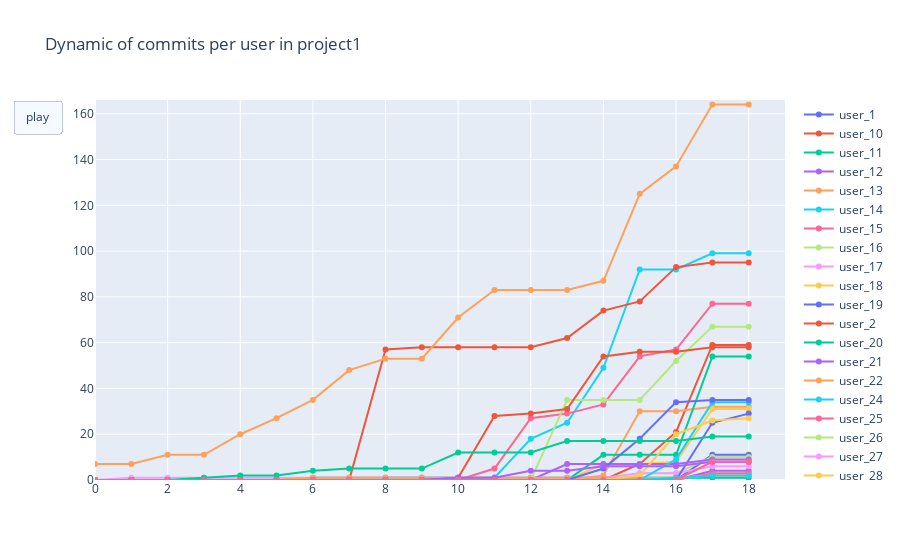

The code cell stored with this chart in its notebook:
### Code cell
figure = go.Figure(data=initial_data, layout=layout, frames=frames)
figure.show()

### Figure 1 — Plotly figure (JSON) as saved in the notebook; plotly's stock layout.template omitted (floating-point values rounded to 4 significant figures)
{"data": [{"mode": "lines+markers", "name": "user_1", "type": "scatter", "x": [0, 1, 2, 3, 4, 5, 6, 7, 8, 9, 10, 11, 12, 13, 14, 15, 16, 17, 18], "y": [0, 0, 0, 0, 0, 0, 0, 0, 0, 0, 0, 0, 0, 0, 0, 0, 0, 11, 11]}, {"mode": "lines+markers", "name": "user_10", "type": "scatter", "x": [0, 1, 2, 3, 4, 5, 6, 7, 8, 9, 10, 11, 12, 13, 14, 15, 16, 17, 18], "y": [0, 0, 0, 0, 0, 0, 0, 0, 0, 0, 0, 0, 0, 0, 0, 7, 21, 59, 59]}, {"mode": "lines+markers", "name": "user_11", "type": "scatter", "x": [0, 1, 2, 3, 4, 5, 6, 7, 8, 9, 10, 11, 12, 13, 14, 15, 16, 17, 18], "y": [0, 0, 0, 0, 0, 0, 1, 1, 1, 1, 1, 1, 1, 1, 1, 1, 1, 1, 1]}, {"mode": "lines+markers", "name": "user_12", "type": "scatter", "x": [0, 1, 2, 3, 4, 5, 6, 7, 8, 9, 10, 11, 12, 13, 14, 15, 16, 17, 18], "y": [0, 0, 0, 0, 0, 0, 0, 0, 0, 0, 0, 0, 0, 0, 0, 0, 0, 4, 4]}, {"mode": "lines+markers", "name": "user_13", "type": "scatter", "x": [0, 1, 2, 3, 4, 5, 6, 7, 8, 9, 10, 11, 12, 13, 14, 15, 16, 17, 18], "y": [0, 0, 0, 0, 0, 0, 0, 0, 0, 0, 0, 0, 0, 0, 2, 30, 30, 32, 32]}, {"mode": "lines+markers", "name": "user_14", "type": "scatter", "x": [0, 1, 2, 3, 4, 5, 6, 7, 8, 9, 10, 11, 12, 13, 14, 15, 16, 17, 18], "y": [0, 0, 0, 0, 0, 0, 0, 0, 1, 1, 1, 1, 18, 25, 49, 92, 92, 99, 99]}, {"mode": "lines+markers", "name": "user_15", "type": "scatter", "x": [0, 1, 2, 3, 4, 5, 6, 7, 8, 9, 10, 11, 12, 13, 14, 15, 16, 17, 18], "y": [0, 0, 0, 0, 0, 0, 0, 0, 0, 0, 0, 0, 0, 0, 0, 0, 0, 3, 3]}, {"mode": "lines+markers", "name": "user_16", "type": "scatter", "x": [0, 1, 2, 3, 4, 5, 6, 7, 8, 9, 10, 11, 12, 13, 14, 15, 16, 17, 18], "y": [0, 0, 0, 0, 0, 0, 0, 0, 0, 0, 0, 0, 0, 0, 0, 3, 3, 10, 10]}, {"mode": "lines+markers", "name": "user_17", "type": "scatter", "x": [0, 1, 2, 3, 4, 5, 6, 7, 8, 9, 10, 11, 12, 13, 14, 15, 16, 17, 18], "y": [0, 1, 1, 1, 1, 1, 1, 1, 1, 1, 1, 1, 1, 1, 1, 3, 3, 6, 6]}, {"mode": "lines+markers", "name": "user_18", "type": "scatter", "x": [0, 1, 2, 3, 4, 5, 6, 7, 8, 9, 10, 11, 12, 13, 14, 15, 16, 17, 18], "y": [0, 0, 0, 0, 0, 0, 0, 0, 0, 0, 0, 0, 0, 0, 7, 7, 8, 31, 31]}, {"mode": "lines+markers", "name": "user_19", "type": "scatter", "x": [0, 1, 2, 3, 4, 5, 6, 7, 8, 9, 10, 11, 12, 13, 14, 15, 16, 17, 18], "y": [0, 0, 0, 0, 0, 0, 0, 0, 0, 0, 0, 0, 0, 0, 0, 0, 0, 25, 29]}, {"mode": "lines+markers", "name": "user_2", "type": "scatter", "x": [0, 1, 2, 3, 4, 5, 6, 7, 8, 9, 10, 11, 12, 13, 14, 15, 16, 17, 18], "y": [0, 0, 0, 0, 0, 0, 0, 0, 57, 58, 58, 58, 58, 62, 74, 78, 93, 95, 95]}, {"mode": "lines+markers", "name": "user_20", "type": "scatter", "x": [0, 1, 2, 3, 4, 5, 6, 7, 8, 9, 10, 11, 12, 13, 14, 15, 16, 17, 18], "y": [0, 0, 0, 0, 0, 0, 0, 0, 0, 0, 0, 0, 0, 0, 11, 11, 11, 54, 54]}, {"mode": "lines+markers", "name": "user_21", "type": "scatter", "x": [0, 1, 2, 3, 4, 5, 6, 7, 8, 9, 10, 11, 12, 13, 14, 15, 16, 17, 18], "y": [0, 0, 0, 0, 0, 0, 0, 0, 0, 0, 0, 0, 0, 7, 7, 7, 7, 9, 9]}, {"mode": "lines+markers", "name": "user_22", "type": "scatter", "x": [0, 1, 2, 3, 4, 5, 6, 7, 8, 9, 10, 11, 12, 13, 14, 15, 16, 17, 18], "y": [0, 0, 0, 0, 0, 0, 1, 1, 1, 1, 1, 1, 1, 1, 1, 1, 1, 2, 2]}, {"mode": "lines+markers", "name": "user_24", "type": "scatter", "x": [0, 1, 2, 3, 4, 5, 6, 7, 8, 9, 10, 11, 12, 13, 14, 15, 16, 17, 18], "y": [0, 0, 0, 0, 0, 0, 0, 0, 0, 0, 0, 0, 0, 0, 0, 0, 9, 34, 34]}, {"mode": "lines+markers", "name": "user_25", "type": "scatter", "x": [0, 1, 2, 3, 4, 5, 6, 7, 8, 9, 10, 11, 12, 13, 14, 15, 16, 17, 18], "y": [0, 0, 0, 0, 0, 0, 0, 0, 0, 0, 0, 5, 27, 29, 33, 54, 57, 77, 77]}, {"mode": "lines+markers", "name": "user_26", "type": "scatter", "x": [0, 1, 2, 3, 4, 5, 6, 7, 8, 9, 10, 11, 12, 13, 14, 15, 16, 17, 18], "y": [0, 0, 0, 0, 0, 0, 0, 0, 0, 0, 0, 0, 0, 35, 35, 35, 52, 67, 67]}, {"mode": "lines+markers", "name": "user_27", "type": "scatter", "x": [0, 1, 2, 3, 4, 5, 6, 7, 8, 9, 10, 11, 12, 13, 14, 15, 16, 17, 18], "y": [0, 0, 0, 0, 0, 0, 0, 0, 0, 0, 0, 0, 0, 0, 0, 0, 0, 8, 8]}, {"mode": "lines+markers", "name": "user_28", "type": "scatter", "x": [0, 1, 2, 3, 4, 5, 6, 7, 8, 9, 10, 11, 12, 13, 14, 15, 16, 17, 18], "y": [0, 0, 0, 0, 0, 0, 0, 0, 0, 0, 0, 0, 0, 0, 0, 2, 20, 26, 27]}, {"mode": "lines+markers", "name": "user_29", "type": "scatter", "x": [0, 1, 2, 3, 4, 5, 6, 7, 8, 9, 10, 11, 12, 13, 14, 15, 16, 17, 18], "y": [0, 0, 0, 0, 0, 0, 0, 0, 0, 0, 0, 0, 0, 0, 5, 18, 34, 35, 35]}, {"mode": "lines+markers", "name": "user_3", "type": "scatter", "x": [0, 1, 2, 3, 4, 5, 6, 7, 8, 9, 10, 11, 12, 13, 14, 15, 16, 17, 18], "y": [0, 0, 0, 0, 0, 0, 0, 0, 0, 0, 1, 28, 29, 31, 54, 56, 56, 58, 58]}, {"mode": "lines+markers", "name": "user_30", "type": "scatter", "x": [0, 1, 2, 3, 4, 5, 6, 7, 8, 9, 10, 11, 12, 13, 14, 15, 16, 17, 18], "y": [0, 0, 0, 1, 2, 2, 4, 5, 5, 5, 12, 12, 12, 17, 17, 17, 17, 19, 19]}, {"mode": "lines+markers", "name": "user_31", "type": "scatter", "x": [0, 1, 2, 3, 4, 5, 6, 7, 8, 9, 10, 11, 12, 13, 14, 15, 16, 17, 18], "y": [0, 0, 0, 0, 0, 0, 0, 0, 0, 0, 1, 1, 4, 4, 6, 6, 6, 8, 8]}, {"mode": "lines+markers", "name": "user_4", "type": "scatter", "x": [0, 1, 2, 3, 4, 5, 6, 7, 8, 9, 10, 11, 12, 13, 14, 15, 16, 17, 18], "y": [7, 7, 11, 11, 20, 27, 35, 48, 53, 53, 71, 83, 83, 83, 87, 125, 137, 164, 164]}, {"mode": "lines+markers", "name": "user_6", "type": "scatter", "x": [0, 1, 2, 3, 4, 5, 6, 7, 8, 9, 10, 11, 12, 13, 14, 15, 16, 17, 18], "y": [0, 0, 0, 0, 0, 0, 0, 0, 0, 0, 0, 0, 0, 0, 0, 0, 1, 2, 2]}, {"mode": "lines+markers", "name": "user_8", "type": "scatter", "x": [0, 1, 2, 3, 4, 5, 6, 7, 8, 9, 10, 11, 12, 13, 14, 15, 16, 17, 18], "y": [0, 0, 0, 0, 0, 0, 0, 0, 0, 0, 0, 0, 0, 0, 0, 0, 0, 8, 8]}], "layout": {"autosize": true, "title": {"text": "Dynamic of commits per user in project1"}, "updatemenus": [{"buttons": [{"args": [null], "label": "play", "method": "animate"}], "type": "buttons"}], "xaxis": {"range": [0, 19], "type": "linear"}, "yaxis": {"range": [0, 166], "type": "linear"}}}
